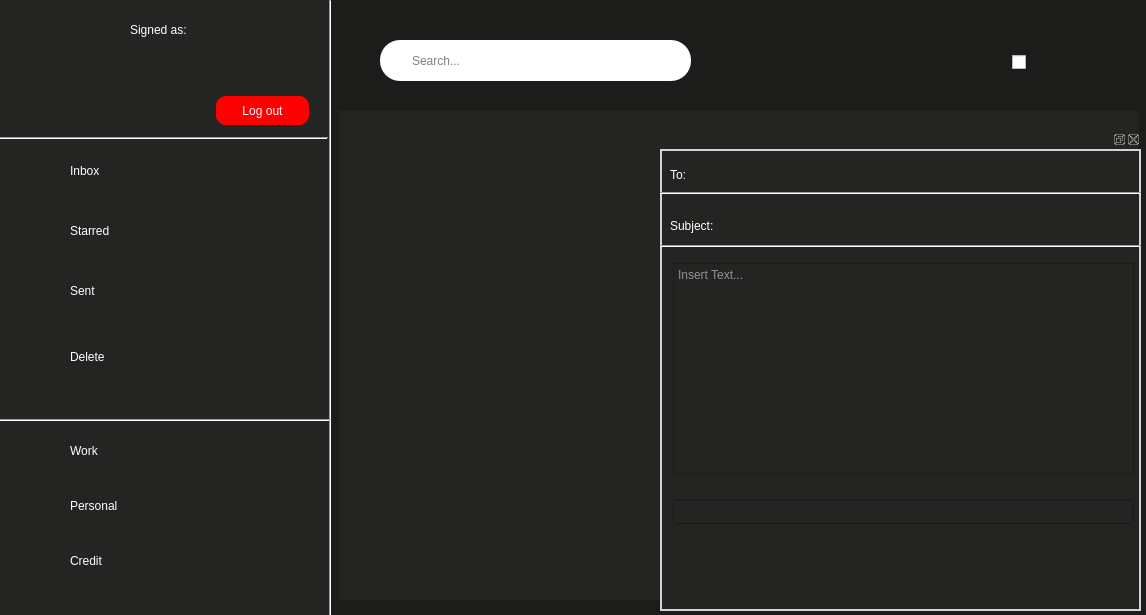
<?xml version="1.0" encoding="UTF-8"?>
<ui version="4.0">
 <class>Interface</class>
 <widget class="QDialog" name="Interface">
  <property name="geometry">
   <rect>
    <x>0</x>
    <y>0</y>
    <width>1146</width>
    <height>615</height>
   </rect>
  </property>
  <property name="windowTitle">
   <string>Dialog</string>
  </property>
  <widget class="QLabel" name="area1">
   <property name="geometry">
    <rect>
     <x>0</x>
     <y>0</y>
     <width>331</width>
     <height>621</height>
    </rect>
   </property>
   <property name="styleSheet">
    <string notr="true">#area1
{
	background-color:#242423;
}</string>
   </property>
   <property name="text">
    <string/>
   </property>
  </widget>
  <widget class="QPushButton" name="pushButton">
   <property name="geometry">
    <rect>
     <x>20</x>
     <y>150</y>
     <width>241</width>
     <height>41</height>
    </rect>
   </property>
   <property name="cursor">
    <cursorShape>PointingHandCursor</cursorShape>
   </property>
   <property name="styleSheet">
    <string notr="true">#pushButton
{
        
        background-color: transparent;
		border-radius: 20px;
        color: #fff;
		text-align: left;
		padding-left: 50px;
}

#pushButton:hover
{
        background-color:#363634;
}</string>
   </property>
   <property name="text">
    <string>Inbox</string>
   </property>
  </widget>
  <widget class="QLabel" name="Logo">
   <property name="geometry">
    <rect>
     <x>10</x>
     <y>10</y>
     <width>111</width>
     <height>111</height>
    </rect>
   </property>
   <property name="styleSheet">
    <string notr="true">#Logo {
background-color: transparent;
border-image: url(:Logo.png);
background: none;
border: none;
background-repeat: none;
}</string>
   </property>
   <property name="text">
    <string/>
   </property>
  </widget>
  <widget class="QLabel" name="area2">
   <property name="geometry">
    <rect>
     <x>330</x>
     <y>-30</y>
     <width>901</width>
     <height>691</height>
    </rect>
   </property>
   <property name="styleSheet">
    <string notr="true">#area2
{
	background-color:#1c1c1b;
}</string>
   </property>
   <property name="text">
    <string/>
   </property>
  </widget>
  <widget class="QPushButton" name="pushButton_2">
   <property name="geometry">
    <rect>
     <x>20</x>
     <y>210</y>
     <width>241</width>
     <height>41</height>
    </rect>
   </property>
   <property name="cursor">
    <cursorShape>PointingHandCursor</cursorShape>
   </property>
   <property name="styleSheet">
    <string notr="true">#pushButton_2
{
        
        background-color: transparent;
		border-radius: 20px;
        color: #fff;
		text-align: left;
		padding-left: 50px;
}

#pushButton_2:hover
{
background-color:#363634;
}</string>
   </property>
   <property name="text">
    <string>Starred</string>
   </property>
  </widget>
  <widget class="QPushButton" name="pushButton_3">
   <property name="geometry">
    <rect>
     <x>20</x>
     <y>270</y>
     <width>241</width>
     <height>41</height>
    </rect>
   </property>
   <property name="cursor">
    <cursorShape>PointingHandCursor</cursorShape>
   </property>
   <property name="styleSheet">
    <string notr="true">#pushButton_3
{
        
        background-color: transparent;
		border-radius: 20px;
        color: #fff;
		text-align: left;
		padding-left: 50px;
}

#pushButton_3:hover
{
background-color:#363634;
}</string>
   </property>
   <property name="text">
    <string>Sent</string>
   </property>
  </widget>
  <widget class="QPushButton" name="pushButton_4">
   <property name="geometry">
    <rect>
     <x>20</x>
     <y>336</y>
     <width>241</width>
     <height>41</height>
    </rect>
   </property>
   <property name="cursor">
    <cursorShape>PointingHandCursor</cursorShape>
   </property>
   <property name="styleSheet">
    <string notr="true">#pushButton_4
{
        
        background-color: transparent;
		border-radius: 20px;
        color: #fff;
		text-align: left;
		padding-left: 50px;
}

#pushButton_4:hover
{
background-color:#363634;
}</string>
   </property>
   <property name="text">
    <string>Delete</string>
   </property>
  </widget>
  <widget class="QLabel" name="inbox">
   <property name="geometry">
    <rect>
     <x>22</x>
     <y>150</y>
     <width>41</width>
     <height>41</height>
    </rect>
   </property>
   <property name="styleSheet">
    <string notr="true">#inbox {
background-color: transparent;
border-image: url(:inbox.png);
background: none;
border: none;
background-repeat: none;
}</string>
   </property>
   <property name="text">
    <string/>
   </property>
  </widget>
  <widget class="QLabel" name="star">
   <property name="geometry">
    <rect>
     <x>27</x>
     <y>215</y>
     <width>31</width>
     <height>31</height>
    </rect>
   </property>
   <property name="styleSheet">
    <string notr="true">#star {
background-color: transparent;
border-image: url(:star.png);
background: none;
border: none;
background-repeat: none;
}</string>
   </property>
   <property name="text">
    <string/>
   </property>
  </widget>
  <widget class="QLabel" name="sent">
   <property name="geometry">
    <rect>
     <x>26</x>
     <y>279</y>
     <width>31</width>
     <height>31</height>
    </rect>
   </property>
   <property name="styleSheet">
    <string notr="true">#sent {
background-color: transparent;
border-image: url(:sent.png);
background: none;
border: none;
background-repeat: none;
}</string>
   </property>
   <property name="text">
    <string/>
   </property>
  </widget>
  <widget class="QLabel" name="trash">
   <property name="geometry">
    <rect>
     <x>22</x>
     <y>336</y>
     <width>41</width>
     <height>41</height>
    </rect>
   </property>
   <property name="styleSheet">
    <string notr="true">#trash {
background-color: transparent;
border-image: url(:trash.png);
background: none;
border: none;
background-repeat: none;
}</string>
   </property>
   <property name="text">
    <string/>
   </property>
  </widget>
  <widget class="Line" name="line">
   <property name="geometry">
    <rect>
     <x>-13</x>
     <y>128</y>
     <width>341</width>
     <height>20</height>
    </rect>
   </property>
   <property name="orientation">
    <enum>Qt::Horizontal</enum>
   </property>
  </widget>
  <widget class="Line" name="line_2">
   <property name="geometry">
    <rect>
     <x>-10</x>
     <y>410</y>
     <width>341</width>
     <height>20</height>
    </rect>
   </property>
   <property name="orientation">
    <enum>Qt::Horizontal</enum>
   </property>
  </widget>
  <widget class="Line" name="line_3">
   <property name="geometry">
    <rect>
     <x>320</x>
     <y>0</y>
     <width>20</width>
     <height>641</height>
    </rect>
   </property>
   <property name="orientation">
    <enum>Qt::Vertical</enum>
   </property>
  </widget>
  <widget class="QPushButton" name="pushButton_5">
   <property name="geometry">
    <rect>
     <x>20</x>
     <y>430</y>
     <width>241</width>
     <height>41</height>
    </rect>
   </property>
   <property name="cursor">
    <cursorShape>PointingHandCursor</cursorShape>
   </property>
   <property name="styleSheet">
    <string notr="true">#pushButton_5
{
        
        background-color: transparent;
		border-radius: 20px;
        color: #fff;
		text-align: left;
		padding-left: 50px;
}

#pushButton_5:hover
{
background-color:#363634;
}</string>
   </property>
   <property name="text">
    <string>Work</string>
   </property>
  </widget>
  <widget class="QPushButton" name="pushButton_6">
   <property name="geometry">
    <rect>
     <x>20</x>
     <y>485</y>
     <width>241</width>
     <height>41</height>
    </rect>
   </property>
   <property name="cursor">
    <cursorShape>PointingHandCursor</cursorShape>
   </property>
   <property name="styleSheet">
    <string notr="true">#pushButton_6
{
        
        background-color: transparent;
		border-radius: 20px;
        color: #fff;
		text-align: left;
		padding-left: 50px;
}

#pushButton_6:hover
{
background-color:#363634;
}</string>
   </property>
   <property name="text">
    <string>Personal</string>
   </property>
  </widget>
  <widget class="QPushButton" name="pushButton_7">
   <property name="geometry">
    <rect>
     <x>20</x>
     <y>540</y>
     <width>241</width>
     <height>41</height>
    </rect>
   </property>
   <property name="cursor">
    <cursorShape>PointingHandCursor</cursorShape>
   </property>
   <property name="styleSheet">
    <string notr="true">#pushButton_7
{
        
        background-color: transparent;
		border-radius: 20px;
        color: #fff;
		text-align: left;
		padding-left: 50px;
}

#pushButton_7:hover
{
background-color:#363634;
}</string>
   </property>
   <property name="text">
    <string>Credit</string>
   </property>
  </widget>
  <widget class="QLabel" name="work">
   <property name="geometry">
    <rect>
     <x>30</x>
     <y>436</y>
     <width>31</width>
     <height>31</height>
    </rect>
   </property>
   <property name="styleSheet">
    <string notr="true">#work {
background-color: transparent;
border-image: url(:folder_blue.png);
background: none;
border: none;
background-repeat: none;
}</string>
   </property>
   <property name="text">
    <string/>
   </property>
  </widget>
  <widget class="QLabel" name="personal">
   <property name="geometry">
    <rect>
     <x>30</x>
     <y>490</y>
     <width>31</width>
     <height>31</height>
    </rect>
   </property>
   <property name="styleSheet">
    <string notr="true">#personal {
background-color: transparent;
border-image: url(:folder_yellow.png);
background: none;
border: none;
background-repeat: none;
}</string>
   </property>
   <property name="text">
    <string/>
   </property>
  </widget>
  <widget class="QLabel" name="credit">
   <property name="geometry">
    <rect>
     <x>30</x>
     <y>543</y>
     <width>31</width>
     <height>31</height>
    </rect>
   </property>
   <property name="styleSheet">
    <string notr="true">#credit {
background-color: transparent;
border-image: url(:folder_green.png);
background: none;
border: none;
background-repeat: none;
}</string>
   </property>
   <property name="text">
    <string/>
   </property>
  </widget>
  <widget class="QLineEdit" name="search">
   <property name="geometry">
    <rect>
     <x>380</x>
     <y>40</y>
     <width>311</width>
     <height>41</height>
    </rect>
   </property>
   <property name="styleSheet">
    <string notr="true">#search
{
    color:black;
	border-radius:20px;
	padding-left:30px;
}

#search:focus
{
border: 2px solid yellow;
}</string>
   </property>
   <property name="placeholderText">
    <string>Search...</string>
   </property>
  </widget>
  <widget class="QLabel" name="find">
   <property name="geometry">
    <rect>
     <x>390</x>
     <y>52</y>
     <width>21</width>
     <height>21</height>
    </rect>
   </property>
   <property name="styleSheet">
    <string notr="true">#find {
background-color: transparent;
border-image: url(:search.png);
background: none;
border: none;
background-repeat: none;
}</string>
   </property>
   <property name="text">
    <string/>
   </property>
  </widget>
  <widget class="QCheckBox" name="sw">
   <property name="geometry">
    <rect>
     <x>1012</x>
     <y>42</y>
     <width>91</width>
     <height>41</height>
    </rect>
   </property>
   <property name="cursor">
    <cursorShape>PointingHandCursor</cursorShape>
   </property>
   <property name="styleSheet">
    <string notr="true">#sw
{
background-color: transparent;
background: none;
border: none;
background-repeat: none;
}

QCheckBox::indicator:unchecked {
    image: url(:moon.png);
}

QCheckBox::indicator:checked {
    image: url(:sun.png);
}</string>
   </property>
   <property name="text">
    <string/>
   </property>
  </widget>
  <widget class="QLabel" name="user">
   <property name="geometry">
    <rect>
     <x>196</x>
     <y>40</y>
     <width>131</width>
     <height>31</height>
    </rect>
   </property>
   <property name="styleSheet">
    <string notr="true">#user
{
	color:#fff;
}</string>
   </property>
   <property name="text">
    <string/>
   </property>
  </widget>
  <widget class="QPushButton" name="pushButton_8">
   <property name="geometry">
    <rect>
     <x>216</x>
     <y>96</y>
     <width>93</width>
     <height>29</height>
    </rect>
   </property>
   <property name="cursor">
    <cursorShape>PointingHandCursor</cursorShape>
   </property>
   <property name="styleSheet">
    <string notr="true">#pushButton_8
{
	    background-color: red;
		border-radius: 10px;
        color: #fff;
}


#pushButton_8:hover
{
	    background-color: #f72d2d;
}</string>
   </property>
   <property name="text">
    <string>Log out</string>
   </property>
  </widget>
  <widget class="QPushButton" name="compose">
   <property name="geometry">
    <rect>
     <x>777</x>
     <y>36</y>
     <width>151</width>
     <height>51</height>
    </rect>
   </property>
   <property name="cursor">
    <cursorShape>PointingHandCursor</cursorShape>
   </property>
   <property name="styleSheet">
    <string notr="true">#compose {
background-color: transparent;
border-image: url(:compose.png);
background: none;
border: none;
background-repeat: none;
}
</string>
   </property>
   <property name="text">
    <string/>
   </property>
  </widget>
  <widget class="QLabel" name="label">
   <property name="geometry">
    <rect>
     <x>130</x>
     <y>20</y>
     <width>81</width>
     <height>20</height>
    </rect>
   </property>
   <property name="styleSheet">
    <string notr="true">#label
{
	color:#fff;
}</string>
   </property>
   <property name="text">
    <string>Signed as:</string>
   </property>
  </widget>
  <widget class="QDockWidget" name="dockWidget">
   <property name="geometry">
    <rect>
     <x>660</x>
     <y>130</y>
     <width>481</width>
     <height>481</height>
    </rect>
   </property>
   <property name="styleSheet">
    <string notr="true">#dockWidget
{
	background-color:white;
	
}</string>
   </property>
   <widget class="QWidget" name="dockWidgetContents">
    <property name="styleSheet">
     <string notr="true">#dockWidgetContents
{
background-color:#242423;
border: 2px solid lightgray;
}</string>
    </property>
    <widget class="QLineEdit" name="ToLine">
     <property name="geometry">
      <rect>
       <x>7</x>
       <y>10</y>
       <width>471</width>
       <height>31</height>
      </rect>
     </property>
     <property name="styleSheet">
      <string notr="true">#ToLine
{
	color:white;
	background:transparent;
	border:transparent;
	padding-left:20px
}</string>
     </property>
     <property name="placeholderText">
      <string/>
     </property>
    </widget>
    <widget class="QLineEdit" name="SubjectLine">
     <property name="geometry">
      <rect>
       <x>7</x>
       <y>60</y>
       <width>471</width>
       <height>31</height>
      </rect>
     </property>
     <property name="styleSheet">
      <string notr="true">#SubjectLine
{
	color:white;
	background:transparent;
	border:transparent;
	padding-left:46px
}</string>
     </property>
     <property name="placeholderText">
      <string/>
     </property>
    </widget>
    <widget class="QLabel" name="ToLabel">
     <property name="geometry">
      <rect>
       <x>10</x>
       <y>16</y>
       <width>63</width>
       <height>20</height>
      </rect>
     </property>
     <property name="styleSheet">
      <string notr="true">#ToLabel
{
	color:white;
}</string>
     </property>
     <property name="text">
      <string>To:</string>
     </property>
    </widget>
    <widget class="QLabel" name="SubjectLabel">
     <property name="geometry">
      <rect>
       <x>10</x>
       <y>67</y>
       <width>63</width>
       <height>20</height>
      </rect>
     </property>
     <property name="styleSheet">
      <string notr="true">#SubjectLabel
{
	color:white;
}</string>
     </property>
     <property name="text">
      <string>Subject:</string>
     </property>
    </widget>
    <widget class="QTextEdit" name="textEdit">
     <property name="geometry">
      <rect>
       <x>13</x>
       <y>114</y>
       <width>461</width>
       <height>211</height>
      </rect>
     </property>
     <property name="styleSheet">
      <string notr="true">#textEdit
{
background-color:#242423;
color: white;
}</string>
     </property>
     <property name="placeholderText">
      <string>Insert Text...</string>
     </property>
    </widget>
    <widget class="QPushButton" name="send">
     <property name="geometry">
      <rect>
       <x>300</x>
       <y>400</y>
       <width>101</width>
       <height>41</height>
      </rect>
     </property>
     <property name="cursor">
      <cursorShape>PointingHandCursor</cursorShape>
     </property>
     <property name="styleSheet">
      <string notr="true">#send {
background-color: transparent;
border-image: url(:Send.png);
background: none;
border: none;
background-repeat: none;
}
</string>
     </property>
     <property name="text">
      <string/>
     </property>
     <property name="autoDefault">
      <bool>true</bool>
     </property>
     <property name="default">
      <bool>true</bool>
     </property>
    </widget>
    <widget class="QPushButton" name="attachment">
     <property name="geometry">
      <rect>
       <x>420</x>
       <y>407</y>
       <width>21</width>
       <height>31</height>
      </rect>
     </property>
     <property name="cursor">
      <cursorShape>PointingHandCursor</cursorShape>
     </property>
     <property name="styleSheet">
      <string notr="true">#attachment {
background-color: transparent;
border-image: url(:attachment.png);
background: none;
border: none;
background-repeat: none;
}
</string>
     </property>
     <property name="text">
      <string/>
     </property>
     <property name="autoDefault">
      <bool>true</bool>
     </property>
     <property name="default">
      <bool>true</bool>
     </property>
    </widget>
    <widget class="Line" name="line_4">
     <property name="geometry">
      <rect>
       <x>-40</x>
       <y>34</y>
       <width>531</width>
       <height>20</height>
      </rect>
     </property>
     <property name="orientation">
      <enum>Qt::Horizontal</enum>
     </property>
    </widget>
    <widget class="Line" name="line_5">
     <property name="geometry">
      <rect>
       <x>-10</x>
       <y>87</y>
       <width>491</width>
       <height>20</height>
      </rect>
     </property>
     <property name="orientation">
      <enum>Qt::Horizontal</enum>
     </property>
    </widget>
    <widget class="QLineEdit" name="attachLine">
     <property name="geometry">
      <rect>
       <x>13</x>
       <y>350</y>
       <width>461</width>
       <height>25</height>
      </rect>
     </property>
     <property name="styleSheet">
      <string notr="true">#attachLine
{
	background-color:#242423;
	color: white;
}</string>
     </property>
    </widget>
    <zorder>SubjectLabel</zorder>
    <zorder>ToLabel</zorder>
    <zorder>ToLine</zorder>
    <zorder>SubjectLine</zorder>
    <zorder>textEdit</zorder>
    <zorder>send</zorder>
    <zorder>attachment</zorder>
    <zorder>line_4</zorder>
    <zorder>line_5</zorder>
    <zorder>attachLine</zorder>
   </widget>
  </widget>
  <widget class="QScrollArea" name="scrollArea">
   <property name="geometry">
    <rect>
     <x>338</x>
     <y>110</y>
     <width>801</width>
     <height>491</height>
    </rect>
   </property>
   <property name="styleSheet">
    <string notr="true">background-color: #242423</string>
   </property>
   <property name="widgetResizable">
    <bool>true</bool>
   </property>
   <widget class="QWidget" name="scrollZone">
    <property name="geometry">
     <rect>
      <x>0</x>
      <y>0</y>
      <width>799</width>
      <height>489</height>
     </rect>
    </property>
    <property name="styleSheet">
     <string notr="true">#scrollAreaWidgetContents
{
	background-color: #242423;
}</string>
    </property>
   </widget>
  </widget>
  <zorder>area1</zorder>
  <zorder>pushButton</zorder>
  <zorder>Logo</zorder>
  <zorder>area2</zorder>
  <zorder>pushButton_2</zorder>
  <zorder>pushButton_3</zorder>
  <zorder>pushButton_4</zorder>
  <zorder>inbox</zorder>
  <zorder>star</zorder>
  <zorder>sent</zorder>
  <zorder>trash</zorder>
  <zorder>line</zorder>
  <zorder>line_2</zorder>
  <zorder>line_3</zorder>
  <zorder>pushButton_5</zorder>
  <zorder>pushButton_6</zorder>
  <zorder>pushButton_7</zorder>
  <zorder>work</zorder>
  <zorder>personal</zorder>
  <zorder>credit</zorder>
  <zorder>search</zorder>
  <zorder>find</zorder>
  <zorder>sw</zorder>
  <zorder>user</zorder>
  <zorder>pushButton_8</zorder>
  <zorder>compose</zorder>
  <zorder>label</zorder>
  <zorder>scrollArea</zorder>
  <zorder>dockWidget</zorder>
 </widget>
 <resources/>
 <connections>
  <connection>
   <sender>compose</sender>
   <signal>clicked()</signal>
   <receiver>dockWidget</receiver>
   <slot>show()</slot>
   <hints>
    <hint type="sourcelabel">
     <x>866</x>
     <y>73</y>
    </hint>
    <hint type="destinationlabel">
     <x>863</x>
     <y>205</y>
    </hint>
   </hints>
  </connection>
 </connections>
</ui>
